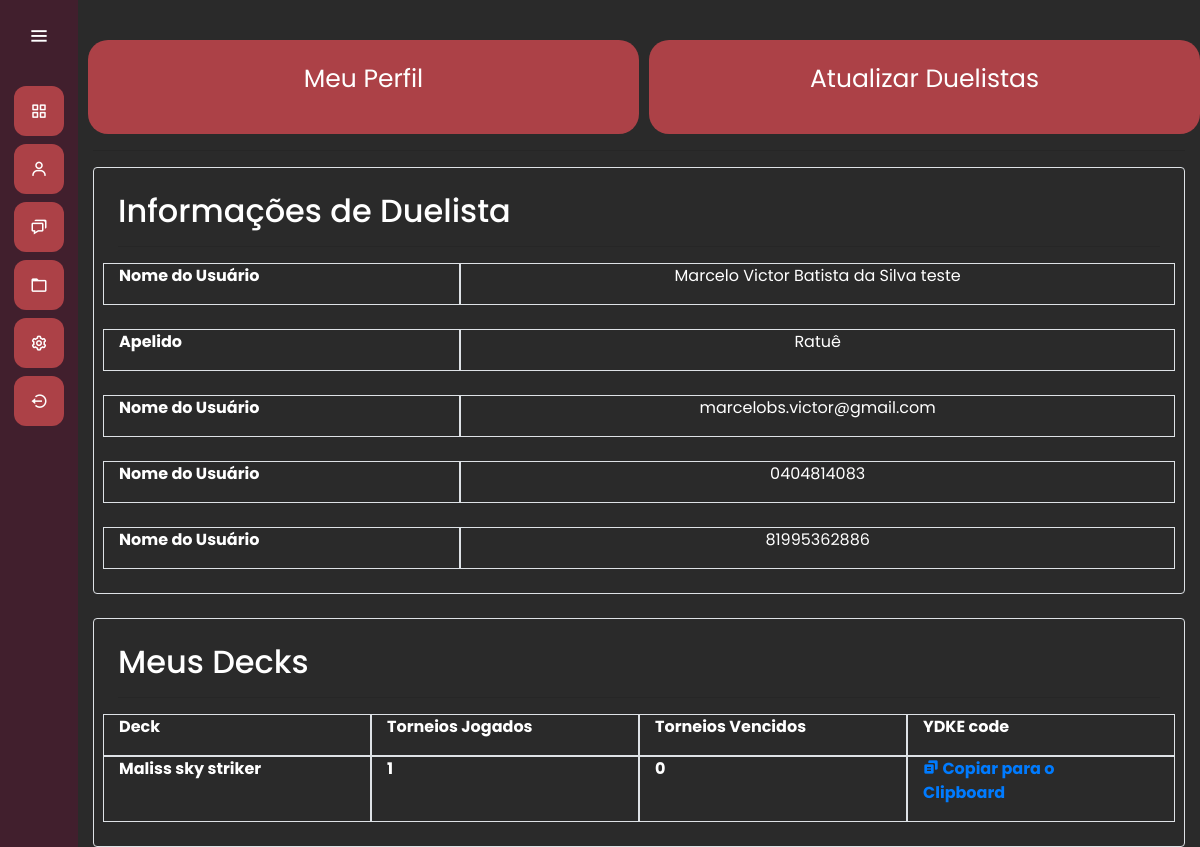
The app's page /usuarios/meu_perfil/ (signed in), older data.
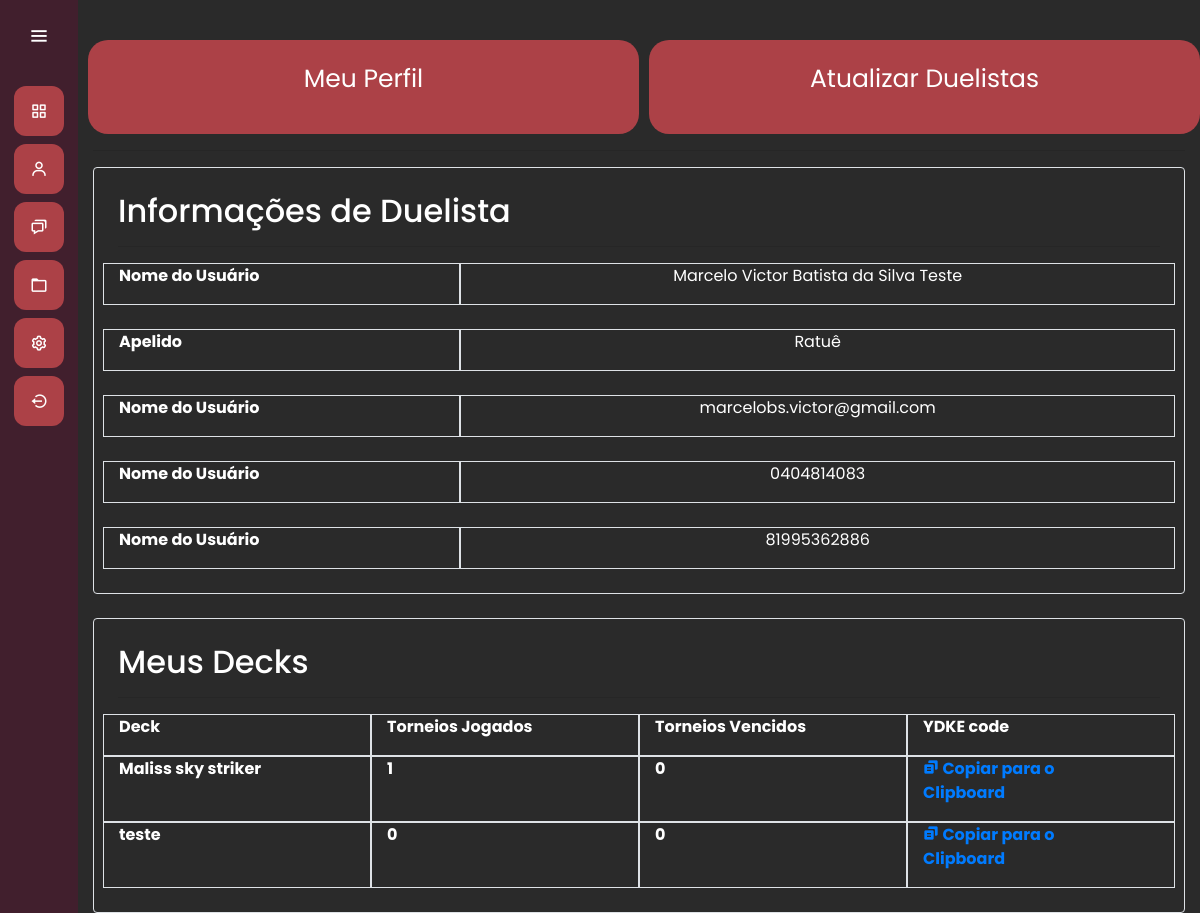
The same page, newer data.
### duelists/models.py (models this page shows, shortened)
class Duelist(models.Model):
    name = models.CharField(max_length=50)
    nickname = models.CharField(max_length=50, default="No Nickname")
    email = models.CharField(max_length=50)
    cossyId = models.CharField(max_length=12)
    victories = models.IntegerField(default=0)
    defeates = models.IntegerField(default=0)
    contact_number = models.CharField(max_length=15)
    points = models.IntegerField(default=0)

class Deck(models.Model):
    deck = models.CharField(max_length=50)
    ydkcode = models.CharField(max_length=300)
    year = models.IntegerField()
    owner = models.ForeignKey(Duelist, on_delete=models.CASCADE)
    tournament_played = models.IntegerField(default=0)
    tournament_won = models.IntegerField(default=0)

### usuarios/views.py (the view)
# urls.py: path('meu_perfil/', views.meu_perfil, name = 'meu_perfil'),
def meu_perfil(request):
    if request.user.is_authenticated:
        user = request.user
        email = user.email
        duelist = Duelist.objects.filter(email=email)
        if duelist.exists():
            decks =  Deck.objects.filter(owner=duelist[0])
            decks_Json = json.loads(serializers.serialize("json", decks))
            decks_Json = [{'id':deck['pk'], 'fields':deck['fields']} for deck in decks_Json]
            duelist = duelist.first()
            return render(request, 'meu_perfil.html', {'duelist': duelist, 'decks': decks_Json,})
        else:
            duelist = Duelist(name= "",  email=email)
            duelist.save()
            return render(request, 'meu_perfil.html' , {'duelist': duelist, 'decks': []})

### usuarios/templates/meu_perfil.html (shortened to what this page needs)
{% extends "base.html" %}
{% load static %}
{% block 'head' %}
<link rel="stylesheet" href="{% static 'duelists/css/duelists.css' %}">
{% endblock %}
{% block 'dashboard' %}
<div class="container">
   <div class="row">
      <div onclick="show_form('1')" class="col-md card-dashboard">
         <p class="text-card">Meu Perfil</p>
      </div>
      <div onclick="show_form('2')" class="col-md card-dashboard">
         <p class="text-card">Atualizar Duelistas</p>
      </div>
   </div>
   <hr>
   <div id="show-duelist" style= "border-width:5px" class="show-duelist border  rounded  p-4">
   {% if not duelist == None %}
      <h2> Informações de Duelista</h2>
      <hr>
      <div class="row">
         <div class="col-4 border" style="border-width: 5px;">
            <p style="font-weight: bold; margin-right: 20px; vertical-align: middle;">Nome do Usuário</p>
         </div>
         <div class="col-8 border" style="border-width: 5px;">
            <p style="text-align: center; vertical-align: middle;">{{ duelist.name }}</p>
         </div>
      </div>
      <br>
      <div class="row">
         <div class="col-4 border" style="border-width: 5px;">
            <p style="font-weight: bold; margin-right: 20px; vertical-align: middle;">Apelido</p>
         </div>
         <div class="col-8 border" style="border-width: 5px;">
            <p style="text-align: center; vertical-align: middle;">{{ duelist.nickname }}</p>
         </div>
      </div>
      <br>
      <div class="row">
         <div class="col-4 border" style="border-width: 5px;">
            <p style="font-weight: bold; margin-right: 20px; vertical-align: middle;">Nome do Usuário</p>
         </div>
         <br>
         <div class="col-8 border" style="border-width: 5px;">
            <p style="text-align: center; vertical-align: middle;">{{ duelist.email }}</p>
         </div>
      </div>
      <br>
      <div class="row">
         <div class="col-4 border" style="border-width: 5px;">
            <p style="font-weight: bold; margin-right: 20px; vertical-align: middle;">Nome do Usuário</p>
         </div>
         <div class="col-8 border" style="border-width: 5px;">
            <p style="text-align: center; vertical-align: middle;">{{ duelist.cossyId }}</p>
         </div>
      </div>
      <br>
      <div class="row">
         <div class="col-4 border" style="border-width: 5px;">
            <p style="font-weight: bold; margin-right: 20px; vertical-align: middle;">Nome do Usuário</p>
         </div>
         <div class="col-8 border" style="border-width: 5px;">
            <p style="text-align: center; vertical-align: middle;">{{ duelist.contact_number }}</p>
         </div>
      </div>
    {% endif %}
    </div>
   <br>
   <div id="show-deck" style= "border-width:5px" class="show-duelist border  rounded  p-4">
    {% if not duelist == None%}
      <h2> Meus Decks</h2>
      <hr>
      <div class="row">
         <div class="col-3 border" style="border-width: 5px;">
            <p style="font-weight: bold; margin-right: 20px; vertical-align: middle;">Deck</p>
         </div>
         <div class="col-3 border" style="border-width: 5px;">
            <p style="font-weight: bold; margin-right: 20px; vertical-align: middle;">Torneios Jogados</p>
         </div>
         <div class="col-3 border" style="border-width: 5px;">
            <p style="font-weight: bold; margin-right: 20px; vertical-align: middle;">Torneios Vencidos</p>
         </div>
         <div class="col-3 border" style="border-width: 5px;">
            <p style="font-weight: bold; margin-right: 20px; vertical-align: middle;">YDKE code</p>
         </div>
      </div>
      {% for deck in decks%}
      <div class="row">
         <div class="col-3 border" style="border-width: 5px;">
            <p style="font-weight: bold; margin-right: 20px; vertical-align: middle;">{{deck.fields.deck}}</p>
         </div>
         <div class="col-3 border" style="border-width: 5px;">
            <p style="font-weight: bold; margin-right: 20px; vertical-align: middle;">{{deck.fields.tournament_played}}</p>
         </div>
         <div class="col-3 border" style="border-width: 5px;">
            <p style="font-weight: bold; margin-right: 20px; vertical-align: middle;">{{deck.fields.tournament_won  }}</p>
         </div>
         <div class="col-3 border" style="border-width: 5px;">
            <p style="font-weight: bold; margin-right: 20px; vertical-align: middle;">
               <a href="#" onclick="copyToClipboard(event, '{{deck.fields.ydkcode}}'), alert('Texto copiado para o clipboard!')">
               <i class='bx bxs-copy-alt'></i>
               <span class="links_name">Copiar para o Clipboard</span>
               </a>
            </p>
         </div>
      </div>
      {% endfor%}
   {%endif%}
    </div>
   <div id="att_duelist" class="att_duelist">
      <div >
         <div class="row">
          <div>
         </div>
      </div>
   </div>
</div>
{% endblock %}

### templates/base.html (shortened to what this page needs)
{% load static %}
<!doctype html>
<html lang="pt-BR">
  <head>
    <link rel="stylesheet" href="https://cdn.jsdelivr.net/npm/bootstrap@4.6.1/dist/css/bootstrap.min.css">
    <link rel="stylesheet" href="{% static 'general/css/base.css' %}">
    <link rel="stylesheet" href="{% static 'general/css/general.css' %}">
    <link href='https://unpkg.com/boxicons@2.0.7/css/boxicons.min.css' rel='stylesheet'>
    {% block 'head' %}{% endblock %}
  </head>
  <body>
    <div class="sidebar">
        <div class="logo-details">
            <i class='bx bx-menu' id="btn" ></i>
        </div>
        <ul class="nav-list">
          <li>
            <a href="{% url 'landing_page' %}">
              <i class='bx bx-grid-alt'></i>
            </a>
          </li>
          <li>
            {% if request.user.is_authenticated%}
          <a href="{% url 'duelists' %}">
            <i class='bx bx-user' ></i>
          </a>
        </li>
        <li>
          <a href="{% url 'listar_torneio' %}">
            <i class='bx bx-chat' ></i>
          </a>
        </li>
        <li>
          <a href="#">
            <i class='bx bx-folder' ></i>
          </a>
        </li>
        <li>
          <a href="#">
            <i class='bx bx-cog' ></i>
          </a>
        </li>
      <li>
        <a href="{% url 'logout' %}">
          <i class='bx bx-log-out-circle'></i>
        </a>
      </li>
      <br>
        <div class="logo-details">
      </div>
        {%endif%}
        </ul>
      </div>
      <section class="home-section">
          {% block 'dashboard'%}
          {% endblock %}
      </section>
  </body>
</html>

### templates/static/general/css/base.css (style rules this page uses)
* { margin: 0; padding: 0; box-sizing: border-box; font-family: "Poppins" , sans-serif; }
.sidebar { position: fixed; left: 0; top: 0; height: 100%; width: 78px; background: var(--dark-color); padding: 6px 14px; z-index: 99; transition: all 0.5s ease; }
.sidebar .logo-details { height: 60px; display: flex; align-items: center; position: relative; }
.sidebar .logo-details #btn { position: absolute; top: 50%; right: 0; transform: translateY(-50%); font-size: 22px; transition: all 0.4s ease; font-size: 23px; text-align: center; cursor: pointer; transition: all 0.5s ease; }
.sidebar i { color: #fff; height: 60px; min-width: 50px; font-size: 28px; text-align: center; line-height: 60px; }
.sidebar .nav-list { margin-top: 20px; height: 100%; }
.sidebar li { position: relative; margin: 8px 0; list-style: none; }
.sidebar li a { display: flex; height: 100%; width: 100%; border-radius: 12px; align-items: center; text-decoration: none; transition: all 0.4s ease; background: var(--main-color); }
.sidebar li i { height: 50px; line-height: 50px; font-size: 18px; border-radius: 12px; }
.home-section { position: relative; min-height: 100vh; top: 0; background: #2A2A2A; left: 78px; color: white; width: calc(100% - 78px); transition: all 0.5s ease; z-index: 2; }

### templates/static/general/css/general.css (style rules this page uses)
:root { --main-color: #ac4147; --dark-color: #411f2d; --light-color: #ffc27f; --contrast-color: #f88863; --differential-color: #ffe29a; }

### templates/static/duelists/css/duelists.css (style rules this page uses)
.card-dashboard { background-color: var(--main-color); width: 50%; margin-left: 10px; margin-top: 40px; text-align: center; padding: 20px; cursor: pointer; border-radius: 20px; }
.text-card { font-size: 25px; }

Row changes from the older to the newer data that the page shows:
changed Duelist "Ratuê": name "Marcelo Victor Batista da Silva teste" → "Marcelo Victor Batista da Silva Teste"
added Deck: fields.deck "teste", fields.tournament_played "0", fields.tournament_won "0"
